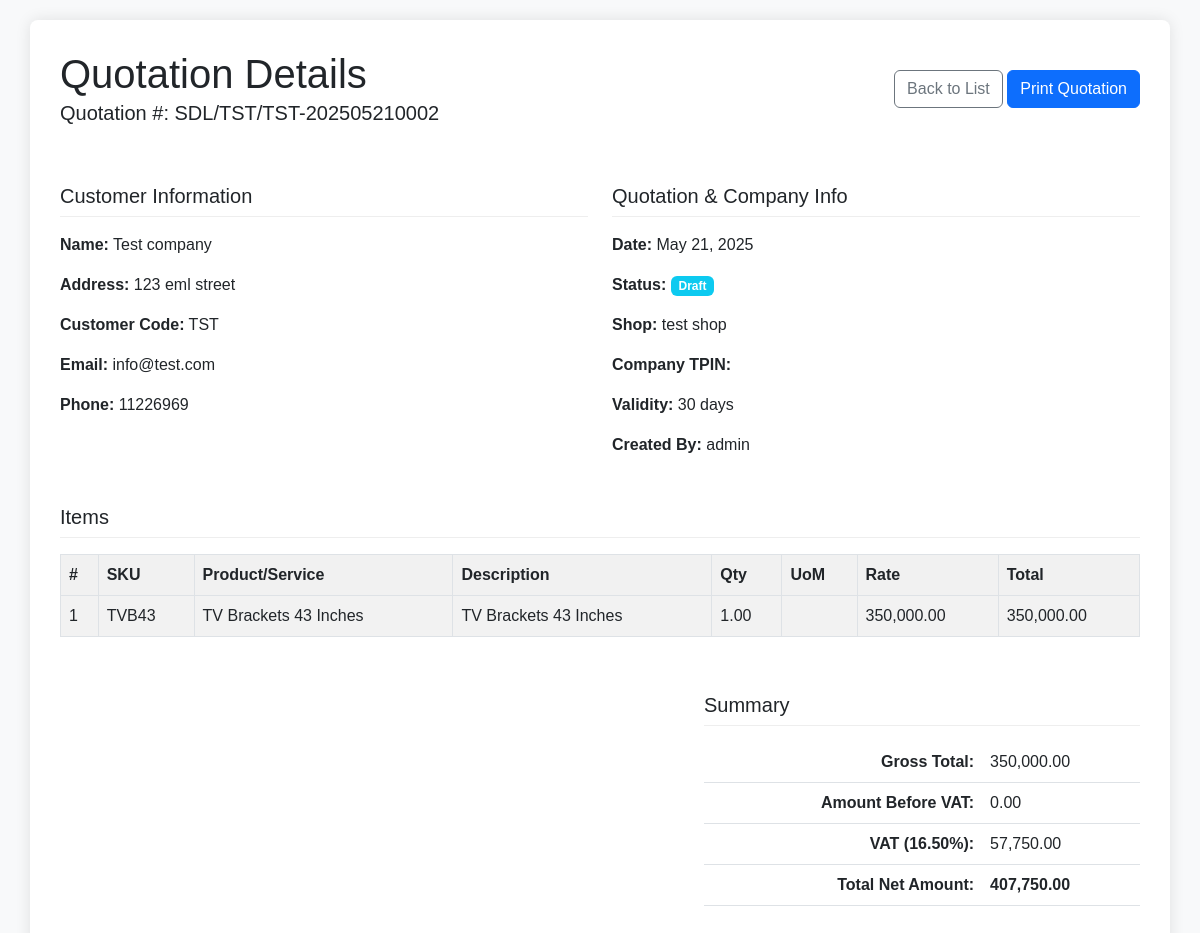
Before: /admin/view_quotation.php?id=19 with the older database file.
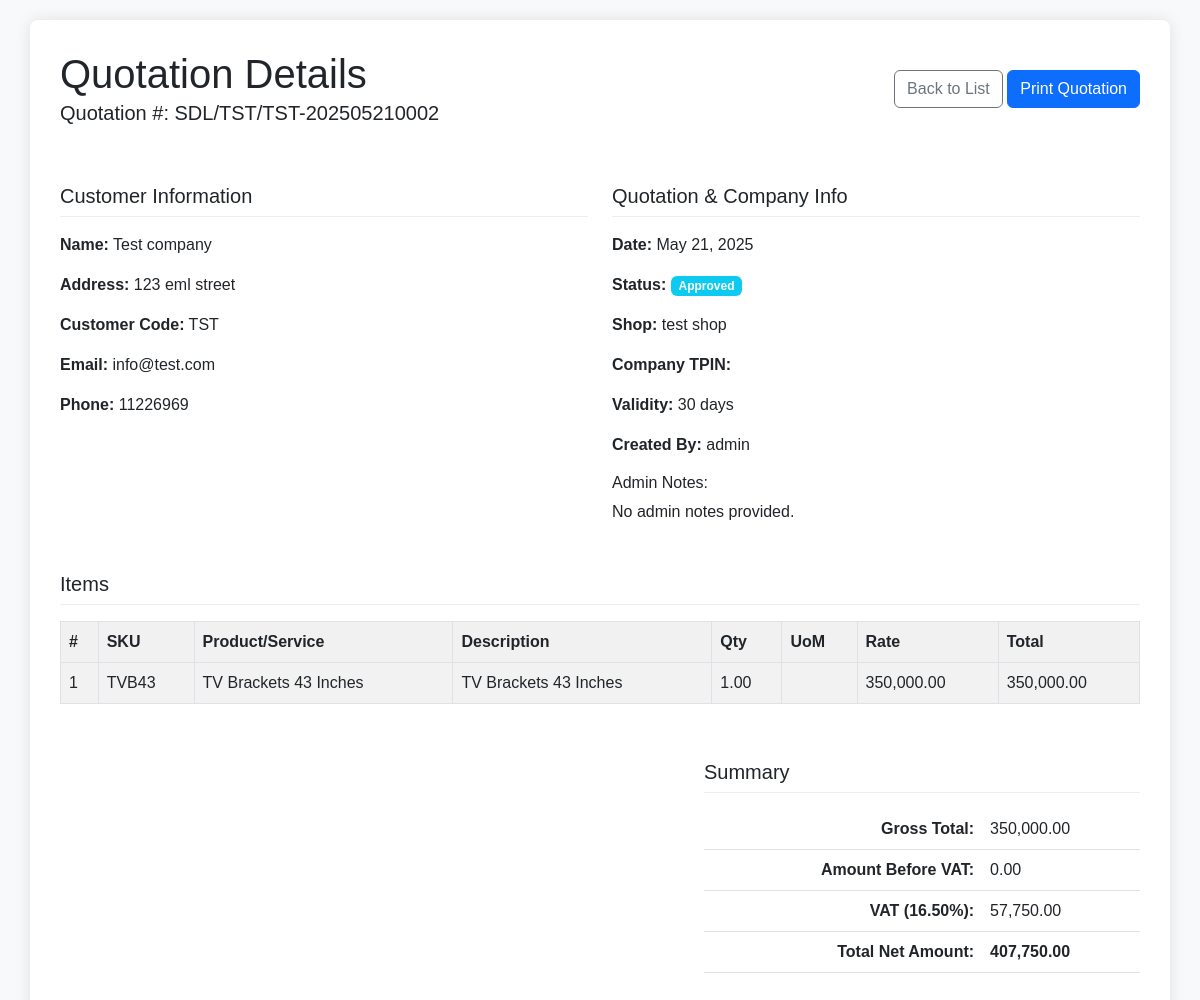
After: the same page with the newer database file.
### tables this page shows
CREATE TABLE IF NOT EXISTS `quotations` (
  `id` int NOT NULL AUTO_INCREMENT,
  `quotation_number` varchar(100) DEFAULT NULL,
  `shop_id` int DEFAULT NULL,
  `customer_id` int DEFAULT NULL,
  `customer_name_override` varchar(255) DEFAULT NULL,
  `customer_address_override` text,
  `quotation_date` date DEFAULT NULL,
  `company_tpin` varchar(50) DEFAULT NULL,
  `notes_general` text,
  `delivery_period` varchar(255) DEFAULT NULL,
  `payment_terms` varchar(255) DEFAULT NULL,
  `quotation_validity_days` int DEFAULT NULL,
  `mra_wht_note` text,
  `apply_ppda_levy` tinyint(1) DEFAULT '0',
  `ppda_levy_percentage` decimal(5,2) DEFAULT '1.00',
  `vat_percentage` decimal(5,2) DEFAULT '16.50',
  `gross_total_amount` decimal(15,2) DEFAULT NULL,
  `ppda_levy_amount` decimal(15,2) DEFAULT NULL,
  `amount_before_vat` decimal(15,2) DEFAULT NULL,
  `vat_amount` decimal(15,2) DEFAULT NULL,
  `total_net_amount` decimal(15,2) DEFAULT NULL,
  `status` varchar(20) DEFAULT 'Draft',
  `created_by_user_id` int NOT NULL,
  `updated_by_user_id` int DEFAULT NULL,
  `created_at` timestamp NULL DEFAULT CURRENT_TIMESTAMP,
  `updated_at` timestamp NULL DEFAULT CURRENT_TIMESTAMP ON UPDATE CURRENT_TIMESTAMP,
  `mra_wht_note_content` varchar(255) DEFAULT NULL,
  `approved_by_user_id` int DEFAULT NULL,
  `approval_date` datetime DEFAULT NULL,
  `admin_notes` text,
  PRIMARY KEY (`id`),
  UNIQUE KEY `quotation_number` (`quotation_number`),
  KEY `shop_id` (`shop_id`),
  KEY `customer_id` (`customer_id`),
  KEY `created_by_user_id` (`created_by_user_id`),
  KEY `updated_by_user_id` (`updated_by_user_id`)
);

CREATE TABLE IF NOT EXISTS `customers` (
  `id` int NOT NULL AUTO_INCREMENT,
  `customer_code` varchar(10) DEFAULT NULL,
  `name` varchar(255) DEFAULT NULL,
  `address_line1` varchar(255) DEFAULT NULL,
  `address_line2` varchar(255) DEFAULT NULL,
  `city_location` varchar(255) DEFAULT NULL,
  `phone` varchar(50) DEFAULT NULL,
  `email` varchar(255) DEFAULT NULL,
  `tpin_no` varchar(50) DEFAULT NULL,
  `created_at` timestamp NULL DEFAULT CURRENT_TIMESTAMP,
  `updated_at` timestamp NULL DEFAULT CURRENT_TIMESTAMP ON UPDATE CURRENT_TIMESTAMP,
  `created_by_user_id` int NOT NULL,
  `updated_by_user_id` int DEFAULT NULL,
  PRIMARY KEY (`id`),
  UNIQUE KEY `customer_code` (`customer_code`),
  KEY `created_by_user_id` (`created_by_user_id`),
  KEY `updated_by_user_id` (`updated_by_user_id`)
);

CREATE TABLE IF NOT EXISTS `shops` (
  `id` int NOT NULL AUTO_INCREMENT,
  `shop_code` varchar(10) DEFAULT NULL,
  `name` varchar(255) DEFAULT NULL,
  `address_line1` varchar(255) DEFAULT NULL,
  `address_line2` varchar(255) DEFAULT NULL,
  `city` varchar(100) DEFAULT NULL,
  `country` varchar(100) DEFAULT NULL,
  `phone` varchar(100) DEFAULT NULL,
  `email` varchar(255) DEFAULT NULL,
  `logo_path` varchar(255) DEFAULT NULL,
  `tpin_no` varchar(50) DEFAULT NULL,
  `created_at` timestamp NULL DEFAULT CURRENT_TIMESTAMP,
  `updated_at` timestamp NULL DEFAULT CURRENT_TIMESTAMP ON UPDATE CURRENT_TIMESTAMP,
  `created_by_user_id` int NOT NULL,
  `updated_by_user_id` int DEFAULT NULL,
  PRIMARY KEY (`id`),
  UNIQUE KEY `shop_code` (`shop_code`),
  KEY `created_by_user_id` (`created_by_user_id`),
  KEY `updated_by_user_id` (`updated_by_user_id`)
);

CREATE TABLE IF NOT EXISTS `users` (
  `id` int NOT NULL AUTO_INCREMENT,
  `username` varchar(50) NOT NULL,
  `password_hash` varchar(255) NOT NULL,
  `full_name` varchar(100) DEFAULT NULL,
  `email` varchar(191) NOT NULL,
  `role` enum('admin','manager','staff','supervisor','viewer') DEFAULT 'staff',
  `is_active` tinyint(1) DEFAULT '1',
  `last_login_at` timestamp NULL DEFAULT NULL,
  `created_at` timestamp NULL DEFAULT CURRENT_TIMESTAMP,
  `updated_at` timestamp NULL DEFAULT CURRENT_TIMESTAMP ON UPDATE CURRENT_TIMESTAMP,
  PRIMARY KEY (`id`),
  UNIQUE KEY `username` (`username`),
  UNIQUE KEY `email` (`email`)
);

### admin/view_quotation.php (the view, shortened to what the changed rows need)
<?php
$quotation_id = filter_input(INPUT_GET, 'id', FILTER_VALIDATE_INT);
$quotation = null;
$quotation_items = [];
try {
    $conn = new PDO("mysql:host=localhost;dbname=supplies", "root", "");
    $conn->setAttribute(PDO::ATTR_ERRMODE, PDO::ERRMODE_EXCEPTION);
$sql_quotation = "SELECT q.*,
        c.name AS customer_name, c.customer_code,
        c.address_line1 AS customer_address_line1, c.email AS customer_email, c.phone AS customer_phone,
        s.name AS shop_name, s.shop_code,
        u_created.username AS created_by_username,
        q.admin_notes,                                  -- <<< ADDED
        u_approved.username AS approved_by_username     -- <<< ADDED
FROM quotations q
LEFT JOIN customers c ON q.customer_id = c.id
LEFT JOIN shops s ON q.shop_id = s.id
LEFT JOIN users u_created ON q.created_by_user_id = u_created.id -- Alias for created_by
LEFT JOIN users u_approved ON q.approved_by_user_id = u_approved.id -- Alias for approved_by <<< ADDED
WHERE q.id = :quotation_id";
    $stmt_quotation = $conn->prepare($sql_quotation);
    $stmt_quotation->bindParam(':quotation_id', $quotation_id, PDO::PARAM_INT);
    $stmt_quotation->execute();
    $quotation = $stmt_quotation->fetch(PDO::FETCH_ASSOC);
    $sql_items = "SELECT qi.*,
       p.name as product_name,
       p.sku as product_sku,
       uom.name as uom_name
FROM quotation_items qi
LEFT JOIN products p ON qi.product_id = p.id
LEFT JOIN units_of_measurement uom ON qi.unit_of_measurement = uom.name
WHERE qi.quotation_id = :quotation_id
ORDER BY qi.item_number ASC";
    $stmt_items = $conn->prepare($sql_items);
    $stmt_items->bindParam(':quotation_id', $quotation_id, PDO::PARAM_INT);
    $stmt_items->execute();
    $quotation_items = $stmt_items->fetchAll(PDO::FETCH_ASSOC);
} catch (PDOException $e) {
    die("Database error: " . $e->getMessage());
}
$display_customer_name = $quotation['customer_name_override'] ?? $quotation['customer_name'];
$display_customer_address = $quotation['customer_address_override'] ?? $quotation['customer_address_line1'];
?>
<!DOCTYPE html>
<html lang="en">
<head>
    <link href="https://cdn.jsdelivr.net/npm/bootstrap@5.3.0/dist/css/bootstrap.min.css" rel="stylesheet">
</head>
<body>
    <div class="container quotation-container">
        <div class="d-flex justify-content-between align-items-center mb-4">
            <div class="quotation-header">
                <h1>Quotation Details</h1>
                <p class="lead mb-0">Quotation #: <?php echo htmlspecialchars($quotation['quotation_number']); ?></p>
            </div>
        </div>
        <div class="row">
            <div class="col-md-6">
                <h5 class="section-title">Customer Information</h5>
                <p><strong>Name:</strong> <?php echo htmlspecialchars($display_customer_name); ?></p>
                <p><strong>Address:</strong> <?php echo nl2br(htmlspecialchars($display_customer_address)); ?></p>
                <p><strong>Customer Code:</strong> <?php echo htmlspecialchars($quotation['customer_code'] ?? 'N/A'); ?></p>
                <?php if (isset($quotation['customer_email'])): ?>
                    <p><strong>Email:</strong> <?php echo htmlspecialchars($quotation['customer_email']); ?></p>
                <?php endif; ?>
                <?php if (isset($quotation['customer_phone'])): ?>
                    <p><strong>Phone:</strong> <?php echo htmlspecialchars($quotation['customer_phone']); ?></p>
                <?php endif; ?>
            </div>
            <div class="col-md-6">
                <h5 class="section-title">Quotation & Company Info</h5>
                <p><strong>Date:</strong> <?php echo date('F j, Y', strtotime($quotation['quotation_date'])); ?></p>
                <p><strong>Status:</strong> <span class="badge bg-info"><?php echo htmlspecialchars($quotation['status']); ?></span></p>
                <p><strong>Shop:</strong> <?php echo htmlspecialchars($quotation['shop_name'] ?? $quotation['shop_code'] ?? 'N/A'); ?></p>
                <p><strong>Company TPIN:</strong> <?php echo htmlspecialchars($quotation['company_tpin'] ?? 'N/A'); ?></p>
                <p><strong>Validity:</strong> <?php echo htmlspecialchars($quotation['quotation_validity_days']); ?> days</p>
                <p><strong>Created By:</strong> <?php echo htmlspecialchars($quotation['created_by_username'] ?? 'N/A'); ?></p>
                            <?php if (!empty($quotation['admin_notes'])): ?>
                                <h6 class="mt-3">Admin Notes:</h6>
                                <p style="white-space: pre-wrap; background-color: #e9ecef; padding: 10px; border-radius: 4px;"><?php echo htmlspecialchars($quotation['admin_notes']); ?></p>
                                <?php if (!empty($quotation['approved_by_username'])): ?>
                                    <p><em>Notes by: <?php echo htmlspecialchars($quotation['approved_by_username']); ?></em></p>
                                <?php else: ?>
                                    <p><em>Notes by: N/A</em></p>
                                <?php endif; ?>
                            <?php elseif (isset($quotation['status']) && ($quotation['status'] === 'Approved' || $quotation['status'] === 'Denied' || $quotation['status'] === 'Rejected')): ?>
                                <h6 class="mt-3">Admin Notes:</h6>
                                <p>No admin notes provided.</p>
                            <?php endif; ?>
            </div>
        </div>
        <?php if (empty($quotation_items)): ?>
            <p>No items found for this quotation.</p>
        <?php else: ?>
            <table class="table table-bordered table-striped">
                <thead>
                    <tr>
                        <th>#</th>
                        <th>SKU</th>
                        <th>Product/Service</th>
                        <th>Description</th>
                        <th>Qty</th>
                        <th>UoM</th>
                        <th>Rate</th>
                        <th>Total</th>
                    </tr>
                </thead>
            </table>
        <?php endif; ?>
        <div class="row justify-content-end mt-4">
            <div class="col-md-5">
                <table class="table totals-table">
                    <tbody>
                        <tr>
                            <td>Gross Total:</td>
                            <td><?php echo number_format($quotation['gross_total_amount'], 2); ?></td>
                        </tr>
                        <tr>
                            <td>Amount Before VAT:</td>
                            <td><?php echo number_format($quotation['amount_before_vat'], 2); ?></td>
                        </tr>
                        <tr>
                            <td>VAT (<?php echo htmlspecialchars($quotation['vat_percentage']); ?>%):</td>
                            <td><?php echo number_format($quotation['vat_amount'], 2); ?></td>
                        </tr>
                        <tr>
                            <td><strong><?php echo number_format($quotation['total_net_amount'], 2); ?></strong></td>
                        </tr>
                    </tbody>
                </table>
            </div>
        </div>
    </div>
</body>
</html>

Changed rows visible on the page:
changed quotations "SDL/TST/TST-202505210002": status "Draft" → "Approved"; admin_notes empty → empty (drawn)
Other visible differences:
text now shown: "Admin Notes: No admin notes provided."
